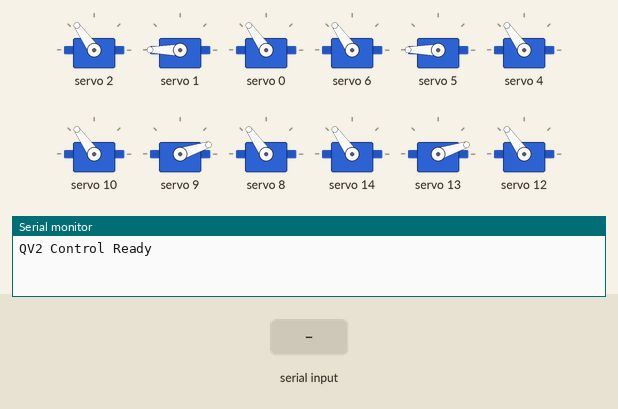
Simulated run of this sketch. Board: ESP32. Parts: 12 × servo, the last lines printed to the serial monitor. The inputs (shaded band) are chosen by the test bench.

Above: at 1.3 s.
1.4 s: "w" received over Serial
At 2.6 s:
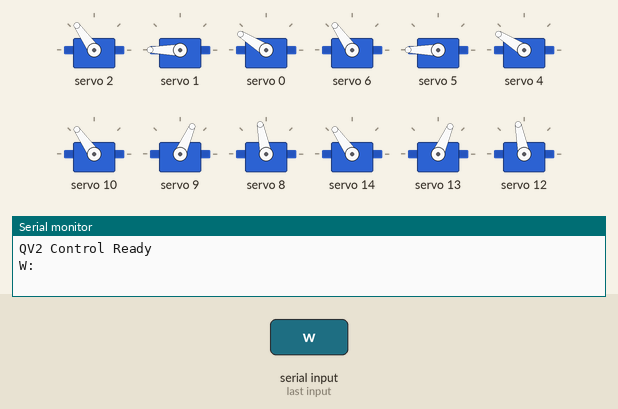
2.9 s: "e" received over Serial
At 3.7 s:
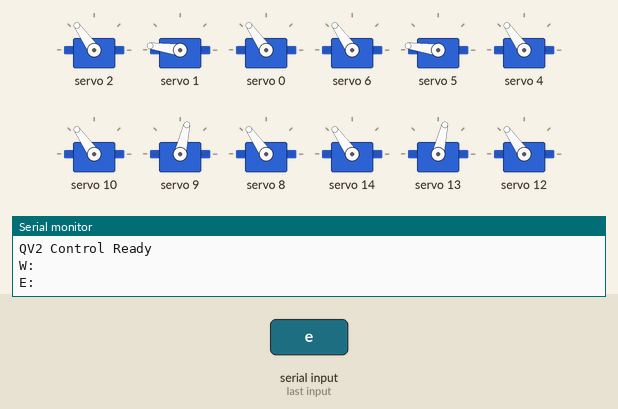
4.4 s: "r" received over Serial
At 4.9 s:
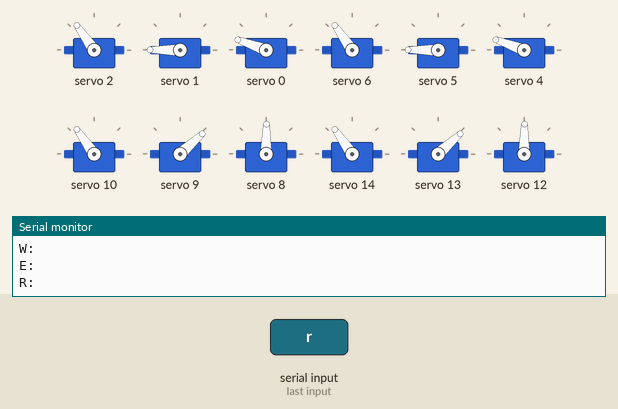
5.9 s: "a" received over Serial
At 7.1 s:
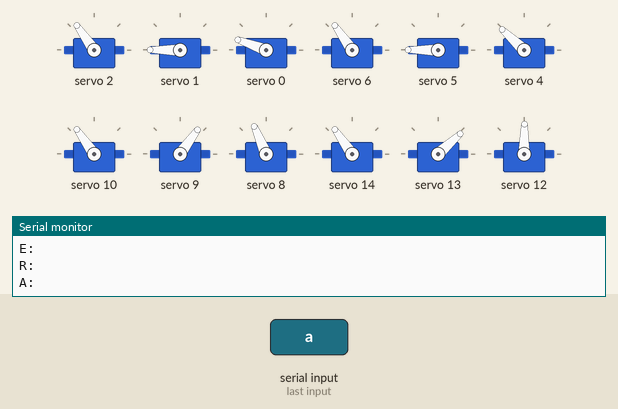
7.4 s: "W" received over Serial
At 8.3 s:
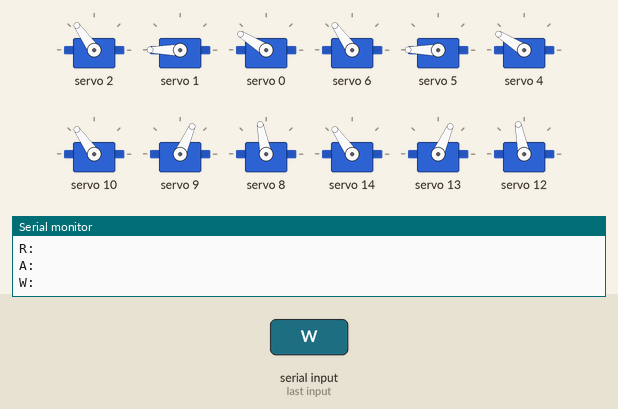
8.9 s: "E" received over Serial
At 9.5 s:
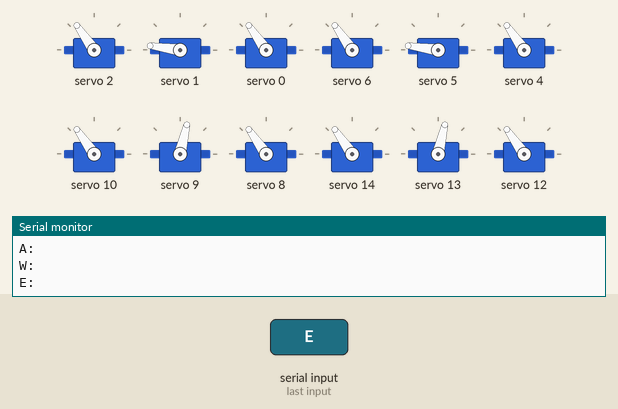
Timing chart, 0 to 11.4 s (numbered marks = the images above; inputs shaded):
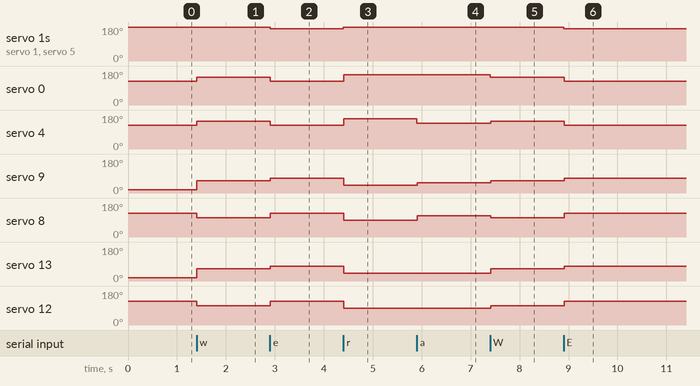

The sketch:

QV2_a.ino
```cpp
#include <Wire.h>
#include <Adafruit_PWMServoDriver.h>

// ESP32 I2C 핀 정의
#define SDA_PIN    21
#define SCL_PIN    22

// PCA9685 16채널 서보 드라이버
Adafruit_PWMServoDriver pwm = Adafruit_PWMServoDriver();
#define SERVOMIN   150
#define SERVOMAX   600
#define SERVO_FREQ 50

/* ------------- LOWER ------------- */

// [] 그룹에 묶어서 제어하는 다리 수
// Front Leg -->FLEG
const uint8_t FLEG_SIZE = 1;

// A: Front Left Leg (힙, 무릎, 발목) 서브 서보 -> Ankle // 메인 서보 --> Knee // Roll 축 서보 --> Hip
const uint8_t HIP_A[FLEG_SIZE] = {2};
const uint8_t KNEE_A[FLEG_SIZE] = {1};
const uint8_t ANKLE_A[FLEG_SIZE] = {0};

// B: Back Left Leg (힙, 무릎, 발목)
const uint8_t HIP_B[FLEG_SIZE] = {6};
const uint8_t KNEE_B[FLEG_SIZE] = {5};
const uint8_t ANKLE_B[FLEG_SIZE] = {4};

/* ------------- UPPER ------------- */

// [] 그룹에 묶어서 제어하는 다리 수
// Back Leg --> BLEG
const uint8_t BLEG_SIZE = 1;

// C: Front Right Leg (힙, 무릎, 발목)
const uint8_t HIP_C[BLEG_SIZE] = {10};
const uint8_t KNEE_C[BLEG_SIZE] = {9};
const uint8_t ANKLE_C[BLEG_SIZE] = {8};

// D: Back Right Leg (힙, 무릎, 발목)
const uint8_t HIP_D[BLEG_SIZE] = {14};
const uint8_t KNEE_D[BLEG_SIZE] = {13};
const uint8_t ANKLE_D[BLEG_SIZE] = {12};


// PWM 서보 각도 설정
void setAngle(uint8_t ch, float angle) {
  angle = constrain(angle, 0, 180);
  uint16_t pulse = map((int)angle, 0, 180, SERVOMIN, SERVOMAX);
  pwm.setPWM(ch, 0, pulse);
}

// ============= FRONT =============
void setGroupA(float hip, float knee, float ankle) {    // Left
  setAngle(HIP_A[0], hip);
  setAngle(KNEE_A[0], knee);
  setAngle(ANKLE_A[0], ankle);
}

void setGroupB(float hip, float knee, float ankle) {    // Right
  setAngle(HIP_B[0], hip);
  setAngle(KNEE_B[0], knee);
  setAngle(ANKLE_B[0], ankle);
}

// ============= BACk =============
void setGroupC(float hip, float knee, float ankle) {    // Legt
  setAngle(HIP_C[0], hip);
  setAngle(KNEE_C[0], knee);
  setAngle(ANKLE_C[0], ankle);
}
void setGroupD(float hip, float knee, float ankle) {    // Right
  setAngle(HIP_D[0], hip);
  setAngle(KNEE_D[0], knee);
  setAngle(ANKLE_D[0], ankle);
}


void setup() {
  Serial.begin(115200);
  delay(100);
  Wire.begin(SDA_PIN, SCL_PIN);
  pwm.begin();
  pwm.setPWMFreq(SERVO_FREQ);
  delay(10);

  Serial.println("QV2 Control Ready");

  // 초기 포즈: 다리 모두 중립(90°)
  setGroupA(90, 180, 90);
  setGroupB(90, 180, 90);
  setGroupC(90, 0, 90);
  setGroupD(90, 0, 90);
}

void loop() {
  if (!Serial.available()) return;
  char cmd = Serial.read();
  switch (cmd) {

    /* ------------- LOWER ------------- */

    case 'q': case 'Q': // --> 힙 무릎 발목 / 완전히 수축
      setGroupA(90, 180, 90); // --> 초기 설정        // L
      setGroupB(90, 180, 90);
      setGroupC(90, 0, 90);
      setGroupD(90, 0, 90);
      Serial.println("Q: ");
      break;

    case 'w': case 'W': // --> 일어나기 확정
      setGroupA(90, 140, 110);
      setGroupB(90, 140, 110);
      setGroupC(90, 40, 70);
      setGroupD(90, 40, 70);
      Serial.println("W: ");
      break;

    case 'e': case 'E': // --> 일어난 상태에서 약간 앞으로 발 뻣기
      setGroupA(90, 130, 90);
      setGroupB(90, 130, 90);
      setGroupC(90, 50, 90);
      setGroupD(90, 50, 90);
      Serial.println("E: ");
      break;

    case 'r': case 'R': // --> 보행 준비
      setGroupA(90, 160, 120); // 서보혼 더 앞으로 당기기 즉, 발목 펴기 -->
      setGroupB(90, 160, 120);
      setGroupC(90, 20, 60);
      setGroupD(90, 20, 60);
      Serial.println("R: ");
      break;

    case 'a': case 'A':
      setGroupA(90, 160, 120);  // F_L - B_R
      setGroupB(90, 150, 100);  // B_L
      setGroupC(90, 30, 80);    // F_R
      setGroupD(90, 20, 60);    // B_R - F_L
      Serial.println("A: ");
      break;

    case 's': case 'S': // -->
      setGroupA(90, 150, 100);  // F_L
      setGroupB(90, 160, 120);  // B_L - F_R
      setGroupC(90, 20, 60);    // F_R - B_L
      setGroupD(90, 30, 80);    // B_R
      Serial.println("S: ");
      break;

    case 'd': case 'D': // --> 포복 확정
      setGroupA(90, 170, 110);
      setGroupB(90, 170, 110);
      setGroupC(90, 10, 70);
      setGroupD(90, 10, 70);
      Serial.println("D: ");
      break;

    /* ------------ 보행 ------------ */
/*

case 'a': case 'A': // --> 전진
      setGroupA(90, 30, 120, 90);       // 오른발 앞으로
      setGroupB(90, 105, 60, 90);       // R
      setGroupC(105, 100, 105);         // L_ARM
      setGroupD(105, 80, 90);
      setGroupE(95);
      delay(1000);
      setGroupA(90, 75, 110, 90);      // 왼발 앞으로
      setGroupB(90, 150, 60, 90);      // --> Hip & Knee 조금 더 뒤로 셋백
      setGroupC(75, 100, 90);
      setGroupD(75, 80, 75);          // R_ARM
      setGroupE(85);
      delay(1000);
      setGroupA(90, 30, 120, 90);       // 오른발 앞으로
      setGroupB(90, 105, 60, 90);       // R
      setGroupC(105, 100, 105);         // L_ARM
      setGroupD(105, 80, 90);
      setGroupE(95);
      delay(1000);
      setGroupA(90, 75, 110, 90);      // 왼발 앞으로
      setGroupB(90, 150, 60, 90);      // --> Hip & Knee 조금 더 뒤로 셋백
      setGroupC(75, 100, 90);
      setGroupD(75, 80, 75);          // R_ARM
      setGroupE(85);
      Serial.println("A: Go Ahead");
      break;


    case '2'://  오른발 앞으로 = Right up --> # 발바닥 높이 차이가 중요. 높이 차에 따라 로봇이 회전. 허리 회전에 신경써야 한다. 허리 회전과 팔 회전에 따라 로봇 전체가 회전
      setGroupA(90, 30, 120, 90);
      setGroupB(90, 105, 60, 90);       // R
      setGroupC(105, 100, 105);         // L_ARM
      setGroupD(105, 80, 90);
      setGroupE(95);
      Serial.println("Preset 2 applied");
      break;

    case '3': //  왼발 앞으로 = -->  Left up
      setGroupA(90, 75, 110, 90);      // L Knee 앞으로
      setGroupB(90, 150, 60, 90);      // --> Hip & Knee 조금 더 뒤로 셋백
      setGroupC(75, 100, 90);
      setGroupD(75, 80, 75);          // R_ARM
      setGroupE(85);
      Serial.println("Preset 3 applied");
      break;


    //=============== More dynamic =================
    case '4'://  --> Right up -->
      setGroupA(90, 30, 60, 90);
      setGroupB(90, 70, 80, 90);       // R
      setGroupC(105, 100, 105);        // L_ARM
      setGroupD(105, 80, 90);
      setGroupE(95);
      Serial.println("Preset 4 applied");
      break;

    case '5': //  -->  Left up
      setGroupA(90, 110, 110, 90);      // L Knee 앞으로
      setGroupB(90, 150, 120, 90);      //
      setGroupC(75, 100, 90);
      setGroupD(75, 80, 75);           // R_ARM
      setGroupE(85);
      Serial.println("Preset 5 applied");
      break;

    case '0': // --> 보행 각도 세팅
      setGroupA(90, 55, 125, 90);
      setGroupB(90, 125, 55, 90);
      setGroupC(90, 100, 90);
      setGroupD(90, 80, 90);
      setGroupE(90);
      Serial.println("Preset 0 applied");
      break;

    // ------------------------------------


    case 'z': case 'Z': // --> R side step test
      setGroupA(65, 90, 90, 110);
      setGroupB(85, 90, 90, 70);
      setGroupC(90, 135, 85);  // L
      setGroupD(90, 45, 95);   // R
      setGroupE(90);
      Serial.println("Preset Z applied");
      break;

     case 'x': case 'X': // --> 다리 덜 벌리기
      setGroupA(70, 90, 90, 110);
      setGroupB(110, 90, 90, 70);
      setGroupC(90, 135, 85);  // L
      setGroupD(90, 45, 95);   // R
      setGroupE(90);
      Serial.println("Preset X applied");
      break;


    // ====== Y축 이동 ======

    case 't': case 'T': // --> Y축 왼쪽 이동 ====> Right Leg의 움직임이 중요
      setGroupB(120, 90, 90, 80); // --> 골반; 오른쪽 다리 몸 밖으로 30도 이동 / 발목; 왼쪽으로  10도 --80
      setGroupA(95, 90, 90, 110); // --> 골반; 왼쪽 다리 몸 중심으로 5도 이동 / 발목; 왼쪽으로 20 -- 110
      setGroupC(90, 115, 85);  // L
      setGroupD(90, 65, 95);   // R
      setGroupE(90);
      delay(1000);
      setGroupA(90, 90, 90, 90);
      setGroupB(90, 90, 90, 90);
      setGroupC(90, 100, 90); //
      setGroupD(90, 80, 90); //
      setGroupE(90);
      Serial.println("T: Left side step");
      break;

    case 'y': case 'Y': // --> Y축 오른쪽 이동
      setGroupA(60, 90, 90, 100); // --> 골반; 왼쪽 다리 몸 밖으로 30도 이동 / 발목; 오른쪽으로  10도
      setGroupB(85, 90, 90, 70);  // --> 골반; 오른쪽 다리 몸 중심으로 5도 이동 / 발목; 오른쪽으로 20도
      setGroupC(90, 115, 85);  // L
      setGroupD(90, 65, 95);   // R
      setGroupE(90);
      delay(1000);
      setGroupA(90, 90, 90, 90);
      setGroupB(90, 90, 90, 90);
      setGroupC(90, 100, 90); //
      setGroupD(90, 80, 90); //
      setGroupE(90);
      Serial.println("Y: right side step");
      break;


    // ------------- UPPER -------------

    case 'd': case 'D': // --> 팔 X축과 평행하게 펴기
      setGroupC(180, 90, 80);  // L
      setGroupD(0, 90, 100);   // R
      setGroupE(90);
      Serial.println("X: arm extension along the X-axis");
      break;

    case 'f': case 'F': // --> 팔 Y축과 평행하게 펴기
      setGroupC(90, 180, 90);  // L
      setGroupD(90, 0, 90);    // R
      setGroupE(90);
      Serial.println("F: arm extension along the Y-axis");
      break;

    case 'c': case 'C': // --> 왼손 스트레이트
      setGroupC(180, 90, 80);  // L
      setGroupD(45, 90, 5);   // R --> 가드
      setGroupE(115);
      Serial.println("C: Straight Left");
      break;

    case 'v': case 'V': // --> 오른손 스트레이트
      setGroupC(135, 90, 175);  // L --> 가드
      setGroupD(0, 90, 100);    // R
      setGroupE(65);   //
      Serial.println("V: Straight Right");
      break;

    case 'b': case 'B': // --> 가드
      setGroupC(145, 70, 175);  // L
      setGroupD(35, 110, 5);   // R
      setGroupE(90);   //
      Serial.println("B: Guard");
      break;

    case 'n': case 'N': // --> 푸시업
      setGroupA(90, 65, 105, 90); // --> 다리 약간 펴기
      setGroupB(90, 105, 65, 90);
      setGroupC(165, 95, 45);  // L
      setGroupD(15, 85, 135);    // R
      setGroupE(90);
      delay(1000);
      setGroupC(90, 95, 140);  // --> Down
      setGroupD(90, 85, 40);
      delay(1000);
      setGroupC(165, 95, 45);   // --> Up
      setGroupD(15, 85, 135);
      Serial.println("N: Push-Up");
      break;

*/

    /* -------------- 각도 초기화 -------------- */

    case '1': // --> 초기 각도
      setGroupA(90, 90, 90);
      setGroupB(90, 90, 90);
      setGroupC(90, 90, 90);
      setGroupD(90, 90, 90);
      Serial.println("1: Reset");
      break;

    default:
      // 기타 입력 무시
      break;
  }
}
```

Measured:
- after the input at 1.4 s, servo 0, servo 4: 125° → 148° at once; servo 9, servo 13: 18° → 66° at once; servo 8, servo 12: 125° → 101° at once
- after the input at 2.9 s, servo 1, servo 5: 180° → 172° at once; servo 0, servo 4: 148° → 125° at once; servo 9, servo 13: 66° → 77° at once; servo 8, servo 12: 101° → 125° at once
- after the input at 4.4 s, servo 1, servo 5: 172° → 180° at once; servo 0, servo 4: 125° → 160° at once; servo 9, servo 13: 77° → 42° at once; servo 8, servo 12: 125° → 89° at once
- after the input at 5.9 s, servo 4: 160° → 137° at once; servo 9: 42° → 54° at once; servo 8: 89° → 113° at once
- after the input at 7.4 s, servo 0: 160° → 148° at once; servo 4: 137° → 148° at once; servo 9: 54° → 66° at once; servo 8: 113° → 101° at once; servo 13: 42° → 66° at once
- after the input at 8.9 s, servo 1, servo 5: 180° → 172° at once; servo 0, servo 4: 148° → 125° at once; servo 9, servo 13: 66° → 77° at once; servo 8, servo 12: 101° → 125° at once
